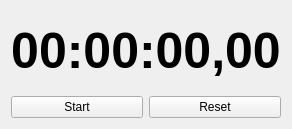
<?xml version="1.0" encoding="UTF-8"?>
<ui version="4.0">
 <class>Stopwatch</class>
 <widget class="QWidget" name="Stopwatch">
  <property name="geometry">
   <rect>
    <x>0</x>
    <y>0</y>
    <width>281</width>
    <height>129</height>
   </rect>
  </property>
  <property name="maximumSize">
   <size>
    <width>281</width>
    <height>129</height>
   </size>
  </property>
  <property name="windowTitle">
   <string>Stopwatch</string>
  </property>
  <layout class="QVBoxLayout" name="verticalLayout">
   <item>
    <widget class="QLabel" name="timer_label">
     <property name="styleSheet">
      <string notr="true">QLabel {
    font-size: 50px;
    font-weight: bold;
}</string>
     </property>
     <property name="text">
      <string>00:00:00,00</string>
     </property>
     <property name="scaledContents">
      <bool>false</bool>
     </property>
     <property name="alignment">
      <set>Qt::AlignCenter</set>
     </property>
    </widget>
   </item>
   <item>
    <layout class="QHBoxLayout" name="main_layout_spacer">
     <item>
      <widget class="QPushButton" name="state_button">
       <property name="text">
        <string>Start</string>
       </property>
      </widget>
     </item>
     <item>
      <widget class="QPushButton" name="reset_button">
       <property name="text">
        <string>Reset</string>
       </property>
      </widget>
     </item>
    </layout>
   </item>
  </layout>
 </widget>
 <resources/>
 <connections/>
</ui>
